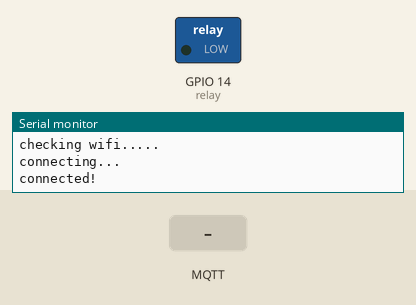
Recording of a sketch running on a simulated ESP32. Parts: switched loads named in the sketch (green lamp = pin HIGH), the last lines printed to the serial monitor. The test bench sets the inputs (shaded band). WiFi joins after 1.5 s; servers stay silent unless stated; no MQTT or app messages arrive unless stated.

Above: at 3.2 s.
3.3 s: MQTT message "started" arrives on the first subscribed topic
At 4.4 s:
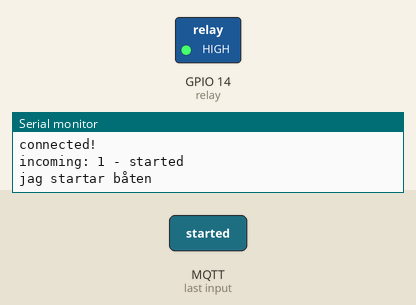
5.5 s: MQTT message "stopped" arrives on the first subscribed topic
At 7.1 s:
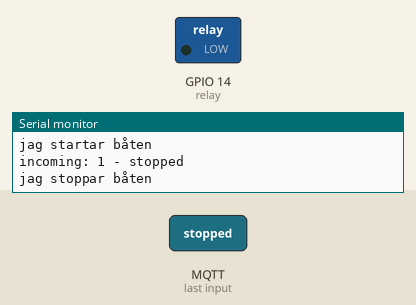
Timing chart, 0 to 8.6 s (numbered marks = the images above; inputs shaded):
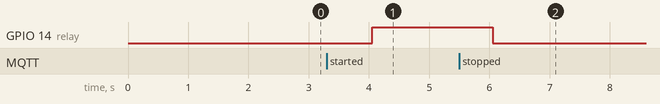

Measured:
- after the input at 3.3 s, GPIO 14 (relay): LOW → HIGH after 0.75 s
- after the input at 5.5 s, GPIO 14 (relay): HIGH → LOW after 0.55 s

The sketch:

bowter_os.ino
```cpp
// This example uses an ESP32 Development Board
// to connect to shiftr.io.
// bowter
// You can check on your device after a successful
// connection here: https://www.shiftr.io/try.
//
// by Joël Gähwiler
// https://github.com/256dpi/arduino-mqtt

#include <WiFiClientSecure.h>
#include <MQTT.h>
int relay = 14;
const char ssid[] = "ulveseth_Guest";
const char pass[] = "pass";

WiFiClientSecure net;
MQTTClient client;
unsigned long lastMillis = 0;

void connect() {
  Serial.print("checking wifi...");
  while (WiFi.status() != WL_CONNECTED) {
    Serial.print(".");
    delay(1000);
  }

  Serial.print("\nconnecting...");
  // do not verify tls certificate
  // check the following example for methods to verify the server:
  // https://github.com/espressif/arduino-esp32/blob/master/libraries/WiFiClientSecure/examples/WiFiClientSecure/WiFiClientSecure.ino
  net.setInsecure();
  while (!client.connect("arduino", "kfbvYA.b4cxoA", "gJ5v9EaxHRSyFJ5ZhOMx0DYkFY6rew84UXvzTNxD1zE")) {
    Serial.print(".");
    delay(1000);
  }

  Serial.println("\nconnected!");

  client.subscribe("1");
  // client.unsubscribe("/hello");
}

void messageReceived(String &topic, String &payload) {
  Serial.println("incoming: " + topic + " - " + payload);
  if(payload == "started") {
    Serial.println("jag startar båten");
    digitalWrite(relay, 1);
  }
  if(payload == "stopped") {
    Serial.println("jag stoppar båten");
    digitalWrite(relay, 0);
  }

  // Note: Do not use the client in the callback to publish, subscribe or
  // unsubscribe as it may cause deadlocks when other things arrive while
  // sending and receiving acknowledgments. Instead, change a global variable,
  // or push to a queue and handle it in the loop after calling `client.loop()`.
}

void setup() {
  Serial.begin(115200);
  WiFi.begin(ssid);
  client.begin("mqtt.ably.io", 8883, net);
  client.onMessage(messageReceived);
  connect();
  pinMode(relay, OUTPUT);
}

void loop() {
  client.loop();
  delay(2000);  // <- fixes some issues with WiFi stability

  if (!client.connected()) {
    connect();
    Serial.println("\nconnected!");
  }

  // publish a message roughly every second.
  //if (millis() - lastMillis > 5000) {
  //  lastMillis = millis();
    //client.publish("1", "100%");
  //}
}
```
